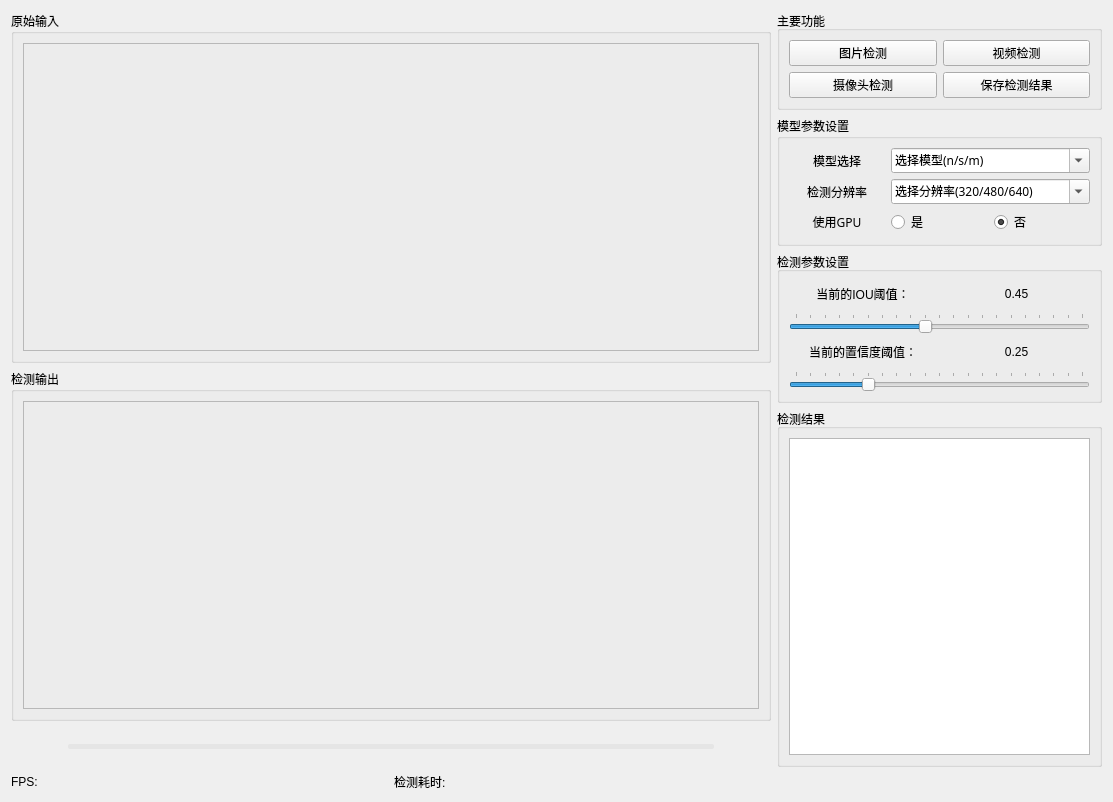
<?xml version="1.0" encoding="UTF-8"?>
<ui version="4.0">
 <class>Widget</class>
 <widget class="QWidget" name="Widget">
  <property name="geometry">
   <rect>
    <x>0</x>
    <y>0</y>
    <width>1113</width>
    <height>802</height>
   </rect>
  </property>
  <property name="windowTitle">
   <string>YOLODetect</string>
  </property>
  <property name="windowIcon">
   <iconset resource="res.qrc">
    <normaloff>:/images/YOLO.png</normaloff>:/images/YOLO.png</iconset>
  </property>
  <layout class="QGridLayout" name="gridLayout_10">
   <item row="0" column="0">
    <layout class="QGridLayout" name="gridLayout_9" columnstretch="7,3">
     <item row="0" column="0">
      <layout class="QGridLayout" name="gridLayout_8" rowstretch="6,6,0">
       <item row="0" column="0">
        <widget class="QGroupBox" name="groupBox">
         <property name="font">
          <font>
           <family>宋体</family>
          </font>
         </property>
         <property name="title">
          <string>原始输入</string>
         </property>
         <layout class="QGridLayout" name="gridLayout">
          <item row="0" column="0">
           <widget class="QFrame" name="inputFrame">
            <property name="frameShape">
             <enum>QFrame::StyledPanel</enum>
            </property>
            <property name="frameShadow">
             <enum>QFrame::Raised</enum>
            </property>
            <layout class="QHBoxLayout" name="horizontalLayout_3">
             <item>
              <widget class="QLabel" name="input">
               <property name="text">
                <string/>
               </property>
              </widget>
             </item>
            </layout>
           </widget>
          </item>
         </layout>
        </widget>
       </item>
       <item row="1" column="0">
        <widget class="QGroupBox" name="groupBox_2">
         <property name="font">
          <font>
           <family>宋体</family>
          </font>
         </property>
         <property name="title">
          <string>检测输出</string>
         </property>
         <layout class="QGridLayout" name="gridLayout_2">
          <item row="0" column="0">
           <widget class="QFrame" name="outputFrame">
            <property name="frameShape">
             <enum>QFrame::StyledPanel</enum>
            </property>
            <property name="frameShadow">
             <enum>QFrame::Raised</enum>
            </property>
            <layout class="QHBoxLayout" name="horizontalLayout_2">
             <item>
              <widget class="QLabel" name="output">
               <property name="text">
                <string/>
               </property>
              </widget>
             </item>
            </layout>
           </widget>
          </item>
         </layout>
        </widget>
       </item>
       <item row="2" column="0">
        <layout class="QHBoxLayout" name="horizontalLayout_12">
         <property name="leftMargin">
          <number>11</number>
         </property>
         <property name="rightMargin">
          <number>11</number>
         </property>
         <item>
          <widget class="QPushButton" name="btnStartDetect">
           <property name="minimumSize">
            <size>
             <width>40</width>
             <height>40</height>
            </size>
           </property>
           <property name="styleSheet">
            <string notr="true">QPushButton {
border-style: solid;
border-width: 0px;
border-radius: 0px;
background-color: rgba(223, 223, 223, 0);
}
QPushButton::focus{outline: none;}
QPushButton::hover {
border-style: solid;
border-width: 0px;
border-radius: 0px;
background-color: rgba(223, 223, 223, 150);}</string>
           </property>
           <property name="text">
            <string/>
           </property>
           <property name="icon">
            <iconset resource="res.qrc">
             <normaloff>:/images/play.png</normaloff>:/images/play.png</iconset>
           </property>
           <property name="iconSize">
            <size>
             <width>20</width>
             <height>20</height>
            </size>
           </property>
           <property name="checkable">
            <bool>true</bool>
           </property>
          </widget>
         </item>
         <item>
          <widget class="QProgressBar" name="progressBar">
           <property name="maximumSize">
            <size>
             <width>16777215</width>
             <height>5</height>
            </size>
           </property>
           <property name="styleSheet">
            <string notr="true">QProgressBar{ color: rgb(255, 255, 255); font:12pt; border-radius:2px; text-align:center; border:none; background-color: rgba(215, 215, 215,100);} 
QProgressBar:chunk{ border-radius:0px; background: rgba(55, 55, 55, 200);}</string>
           </property>
           <property name="maximum">
            <number>100</number>
           </property>
           <property name="value">
            <number>0</number>
           </property>
           <property name="textVisible">
            <bool>false</bool>
           </property>
          </widget>
         </item>
         <item>
          <widget class="QPushButton" name="btnStopDetect">
           <property name="minimumSize">
            <size>
             <width>40</width>
             <height>40</height>
            </size>
           </property>
           <property name="styleSheet">
            <string notr="true">QPushButton {
border-style: solid;
border-width: 0px;
border-radius: 0px;
background-color: rgba(223, 223, 223, 0);
}
QPushButton::focus{outline: none;}
QPushButton::hover {
border-style: solid;
border-width: 0px;
border-radius: 0px;
background-color: rgba(223, 223, 223, 150);}</string>
           </property>
           <property name="text">
            <string/>
           </property>
           <property name="icon">
            <iconset resource="res.qrc">
             <normaloff>:/images/pause.png</normaloff>:/images/pause.png</iconset>
           </property>
           <property name="iconSize">
            <size>
             <width>20</width>
             <height>20</height>
            </size>
           </property>
          </widget>
         </item>
        </layout>
       </item>
      </layout>
     </item>
     <item row="0" column="1">
      <layout class="QGridLayout" name="gridLayout_7">
       <item row="0" column="0">
        <widget class="QGroupBox" name="groupBox_5">
         <property name="title">
          <string>主要功能</string>
         </property>
         <layout class="QGridLayout" name="gridLayout_5">
          <item row="0" column="0">
           <widget class="QPushButton" name="btnImageDetect">
            <property name="text">
             <string>图片检测</string>
            </property>
            <property name="icon">
             <iconset resource="res.qrc">
              <normaloff>:/images/image.png</normaloff>:/images/image.png</iconset>
            </property>
           </widget>
          </item>
          <item row="1" column="0">
           <widget class="QPushButton" name="btnCamDetect">
            <property name="text">
             <string>摄像头检测</string>
            </property>
            <property name="icon">
             <iconset resource="res.qrc">
              <normaloff>:/images/cam.png</normaloff>:/images/cam.png</iconset>
            </property>
           </widget>
          </item>
          <item row="0" column="1">
           <widget class="QPushButton" name="btnVideoDetect">
            <property name="text">
             <string>视频检测</string>
            </property>
            <property name="icon">
             <iconset resource="res.qrc">
              <normaloff>:/images/video.png</normaloff>:/images/video.png</iconset>
            </property>
           </widget>
          </item>
          <item row="1" column="1">
           <widget class="QPushButton" name="btnSaveResult">
            <property name="text">
             <string>保存检测结果</string>
            </property>
            <property name="icon">
             <iconset resource="res.qrc">
              <normaloff>:/images/files.png</normaloff>:/images/files.png</iconset>
            </property>
           </widget>
          </item>
         </layout>
        </widget>
       </item>
       <item row="1" column="0">
        <widget class="QGroupBox" name="groupBox_3">
         <property name="font">
          <font>
           <family>宋体</family>
          </font>
         </property>
         <property name="title">
          <string>模型参数设置</string>
         </property>
         <layout class="QGridLayout" name="gridLayout_3">
          <item row="0" column="0">
           <widget class="QLabel" name="label_2">
            <property name="text">
             <string>模型选择</string>
            </property>
            <property name="alignment">
             <set>Qt::AlignCenter</set>
            </property>
           </widget>
          </item>
          <item row="0" column="1" colspan="2">
           <widget class="QComboBox" name="modelChoose">
            <property name="editable">
             <bool>true</bool>
            </property>
            <property name="currentText">
             <string>选择模型(n/s/m)</string>
            </property>
           </widget>
          </item>
          <item row="1" column="0">
           <widget class="QLabel" name="label_4">
            <property name="text">
             <string>检测分辨率</string>
            </property>
            <property name="alignment">
             <set>Qt::AlignCenter</set>
            </property>
           </widget>
          </item>
          <item row="1" column="1" colspan="2">
           <widget class="QComboBox" name="resolutionChoose">
            <property name="editable">
             <bool>true</bool>
            </property>
            <property name="currentText">
             <string>选择分辨率(320/480/640)</string>
            </property>
           </widget>
          </item>
          <item row="2" column="0">
           <widget class="QLabel" name="label_6">
            <property name="text">
             <string>使用GPU</string>
            </property>
            <property name="alignment">
             <set>Qt::AlignCenter</set>
            </property>
           </widget>
          </item>
          <item row="2" column="1">
           <widget class="QRadioButton" name="btnYes">
            <property name="text">
             <string>是</string>
            </property>
           </widget>
          </item>
          <item row="2" column="2">
           <widget class="QRadioButton" name="btnNo">
            <property name="text">
             <string>否</string>
            </property>
            <property name="checked">
             <bool>true</bool>
            </property>
           </widget>
          </item>
         </layout>
        </widget>
       </item>
       <item row="2" column="0">
        <widget class="QGroupBox" name="groupBox_4">
         <property name="title">
          <string>检测参数设置</string>
         </property>
         <layout class="QGridLayout" name="gridLayout_4">
          <item row="0" column="0">
           <layout class="QHBoxLayout" name="horizontalLayout">
            <item>
             <widget class="QPushButton" name="pushButton">
              <property name="text">
               <string>当前的IOU阈值：</string>
              </property>
              <property name="icon">
               <iconset resource="res.qrc">
                <normaloff>:/images/iou.png</normaloff>:/images/iou.png</iconset>
              </property>
              <property name="flat">
               <bool>true</bool>
              </property>
             </widget>
            </item>
            <item>
             <widget class="QLabel" name="iou_label">
              <property name="text">
               <string>0.45</string>
              </property>
              <property name="alignment">
               <set>Qt::AlignCenter</set>
              </property>
             </widget>
            </item>
           </layout>
          </item>
          <item row="1" column="0">
           <widget class="QSlider" name="iouThreshSlider">
            <property name="maximum">
             <number>100</number>
            </property>
            <property name="value">
             <number>45</number>
            </property>
            <property name="orientation">
             <enum>Qt::Horizontal</enum>
            </property>
            <property name="tickPosition">
             <enum>QSlider::TicksAbove</enum>
            </property>
            <property name="tickInterval">
             <number>5</number>
            </property>
           </widget>
          </item>
          <item row="2" column="0">
           <layout class="QHBoxLayout" name="horizontalLayout_4">
            <item>
             <widget class="QPushButton" name="pushButton_2">
              <property name="text">
               <string>当前的置信度阈值：</string>
              </property>
              <property name="icon">
               <iconset resource="res.qrc">
                <normaloff>:/images/thresh.png</normaloff>:/images/thresh.png</iconset>
              </property>
              <property name="flat">
               <bool>true</bool>
              </property>
             </widget>
            </item>
            <item>
             <widget class="QLabel" name="conf_label">
              <property name="text">
               <string>0.25</string>
              </property>
              <property name="alignment">
               <set>Qt::AlignCenter</set>
              </property>
             </widget>
            </item>
           </layout>
          </item>
          <item row="3" column="0">
           <widget class="QSlider" name="confThreshSlider">
            <property name="maximum">
             <number>100</number>
            </property>
            <property name="singleStep">
             <number>1</number>
            </property>
            <property name="value">
             <number>25</number>
            </property>
            <property name="orientation">
             <enum>Qt::Horizontal</enum>
            </property>
            <property name="tickPosition">
             <enum>QSlider::TicksAbove</enum>
            </property>
            <property name="tickInterval">
             <number>5</number>
            </property>
           </widget>
          </item>
         </layout>
        </widget>
       </item>
       <item row="3" column="0">
        <widget class="QGroupBox" name="groupBox_6">
         <property name="title">
          <string>检测结果</string>
         </property>
         <layout class="QGridLayout" name="gridLayout_6">
          <item row="0" column="0">
           <widget class="QPlainTextEdit" name="resultText">
            <property name="font">
             <font>
              <family>微软雅黑</family>
             </font>
            </property>
           </widget>
          </item>
         </layout>
        </widget>
       </item>
      </layout>
     </item>
     <item row="1" column="0">
      <layout class="QHBoxLayout" name="horizontalLayout_5">
       <item>
        <widget class="QLabel" name="detectFrameRate">
         <property name="text">
          <string>FPS:</string>
         </property>
        </widget>
       </item>
       <item>
        <widget class="QLabel" name="detectSpend">
         <property name="text">
          <string>检测耗时:</string>
         </property>
        </widget>
       </item>
      </layout>
     </item>
    </layout>
   </item>
  </layout>
 </widget>
 <resources>
  <include location="res.qrc"/>
 </resources>
 <connections/>
</ui>
